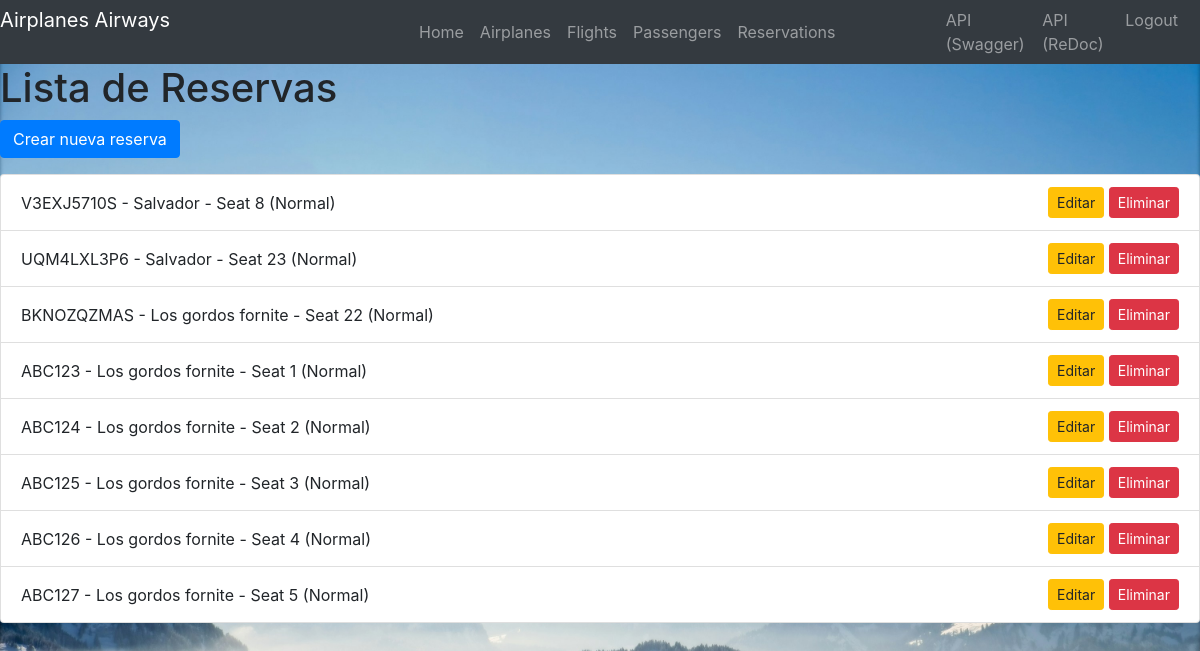
The app's page /reservations/ (signed in) with its own data.
### apps/reservations/models.py (models this page shows, shortened)
class Reservation(models.Model):
    flight_id = models.ForeignKey(
        Flight,
        on_delete=models.CASCADE
    )
    passenger_id = models.ForeignKey(
        Passenger,
        on_delete=models.CASCADE
    )
    seating_id = models.OneToOneField(
        Seating,
        on_delete=models.CASCADE
    )
    state = models.CharField(max_length=20, default='Reserved')
    reservation_date = models.DateTimeField(auto_now_add=True)
    price = models.DecimalField(max_digits=20, decimal_places=2)
    reservation_code = models.CharField(max_length=10, unique=True)

### apps/passengers/models.py (models this page shows, shortened)
class Passenger(models.Model):
    name = models.CharField(max_length=100)
    document = models.CharField(max_length=20, unique=True)
    email = models.EmailField()
    phone = models.CharField(max_length=20)
    date_birth = models.DateField()
    document_type = models.CharField(max_length=50, choices=DOCUMENT_TYPE_CHOICES)

### apps/airplanes/models.py (models this page shows)
class Seating(models.Model):
    airplane_id = models.ForeignKey(
        Airplane,
        on_delete=models.CASCADE,
        related_name='seatings',
    )
    number = models.IntegerField()
    row = models.IntegerField()
    column = models.IntegerField()
    type = models.CharField(max_length=100, choices=SEATING_TYPE_CHOICES, default='Normal')
    state = models.BooleanField(default=False)
    def __str__(self):
        return f"Seat {self.number} ({self.type})"

### apps/reservations/views.py (the view)
# urls.py: path('', ReservationListView.as_view(), name='list'),
class ReservationListView(ListView):
    model = Reservation
    template_name = "reservations/list.html"
    context_object_name = "reservations"

### apps/reservations/templates/reservations/list.html
{% extends 'base.html' %}
{% block content %}
<h1>Lista de Reservas</h1>
<a href="{% url 'create' %}" class="btn btn-primary mb-3">
    Crear nueva reserva
</a>
<ul class="list-group">
    {% for reservation in reservations %}
        <li class="list-group-item d-flex justify-content-between align-items-center">
            <span>
                {{ reservation.reservation_code }} - {{ reservation.passenger_id.name }} - {{ reservation.seating_id }}
            </span>
            <span>
                <a href="{% url 'update' reservation.id %}" class="btn btn-sm btn-warning">
                    Editar
                </a>
                <a href="{% url 'delete' reservation.id %}" class="btn btn-sm btn-danger">
                    Eliminar
                </a>
            </span>
        </li>
    {% empty %}
        <li class="list-group-item">No hay reservas</li>
    {% endfor %}
</ul>
{% endblock %}

### records on screen
Reservation: reservation_code "V3EXJ5710S", passenger_id.name "Salvador", seating_id "Seat 8 (Normal)"
Reservation: reservation_code "UQM4LXL3P6", passenger_id.name "Salvador", seating_id "Seat 23 (Normal)"
Reservation: reservation_code "BKNOZQZMAS", passenger_id.name "Los gordos fornite", seating_id "Seat 22 (Normal)"
Reservation: reservation_code "ABC123", passenger_id.name "Los gordos fornite", seating_id "Seat 1 (Normal)"
Reservation: reservation_code "ABC124", passenger_id.name "Los gordos fornite", seating_id "Seat 2 (Normal)"
Reservation: reservation_code "ABC125", passenger_id.name "Los gordos fornite", seating_id "Seat 3 (Normal)"
Reservation: reservation_code "ABC126", passenger_id.name "Los gordos fornite", seating_id "Seat 4 (Normal)"
Reservation: reservation_code "ABC127", passenger_id.name "Los gordos fornite", seating_id "Seat 5 (Normal)"
